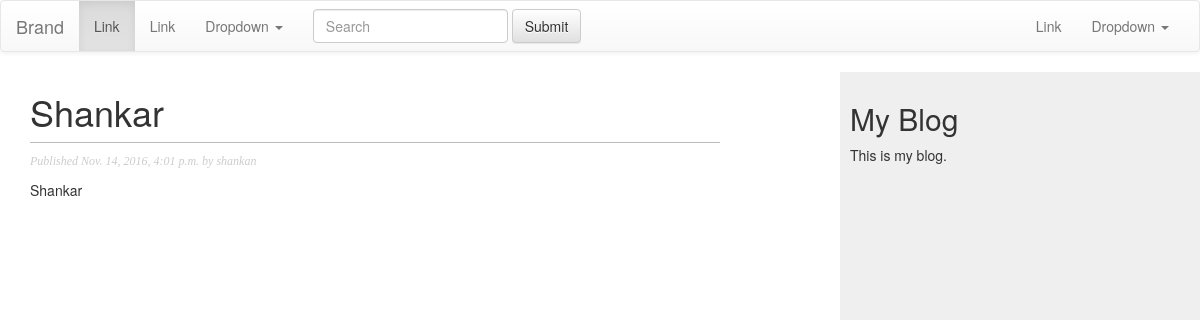
/blog/2016/11/14/Shankar/, run on the app's committed database.
### blog/models.py (models this page shows, shortened)
class Post(models.Model):
    STATUS_CHOICES = (
        ('draft', 'Draft'),
        ('published', 'Published'),
    )
    title = models.CharField(max_length=250)
    slug = models.SlugField(max_length=250,
                            unique_for_date='publish')
    author = models.ForeignKey(User,
                               related_name='blog_posts')
    body = models.TextField()
    publish = models.DateTimeField(default=timezone.now())
    created = models.DateTimeField(auto_now_add=True)
    updated = models.DateTimeField(auto_now=True)
    status = models.CharField(max_length=10,
                              choices=STATUS_CHOICES,
                              default='draft')
    objects = models.Manager()
    published = PublishedManager()
    class Meta:
        ordering = ("-publish",)

### blog/views.py (the view)
def post_detail(request, year, month, day, post):
    post = get_object_or_404(Post, slug=post, status = 'published',
                             publish__year = year,
                             publish__month=month,
                             publish__day=day)
    return render(request,'blog/post/detail.html',{'post': post})

### blog/templates/blog/post/detail.html (shortened to what this page needs)
{% extends "blog/base.html" %}
{% block content %}
<h1>{{ post.title }}</h1>
<p class="date">
    Published {{ post.publish }} by {{ post.author }}
</p>
{{ post.body|linebreaks }}
{% endblock %}

### blog/static/css/blog.css (style rules this page uses)
body { margin:0; padding:0; font-family:helvetica, sans-serif; }
h1 { font-weight:normal; border-bottom:1px solid #bbb; padding:0 0 10px 0; }
p.date { color:#ccc; font-family: georgia, serif; font-size: 12px; font-style: italic; }

### data on the page
Post: title "Shankar", publish "Nov. 14, 2016, 4:01 p.m.", author "shankan", body "Shankar"
